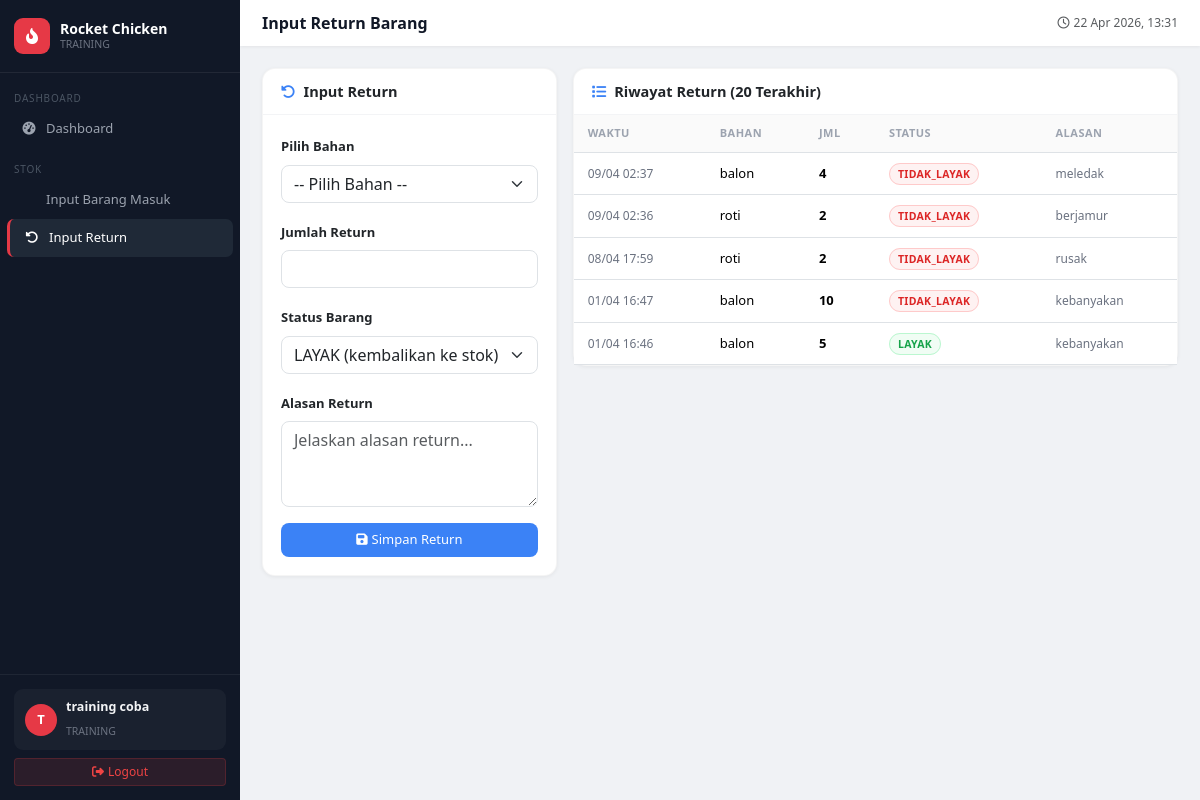
/view/training/return.php (signed in), run on the app's committed database.
### tables this page shows
CREATE TABLE `return_barang` (
  `id_return` int(11) NOT NULL,
  `id_stok` int(11) NOT NULL,
  `id_user` int(11) NOT NULL,
  `jumlah` int(11) NOT NULL,
  `alasan` text DEFAULT NULL,
  `status` enum('LAYAK','TIDAK_LAYAK') NOT NULL,
  `tanggal` timestamp NOT NULL DEFAULT current_timestamp()
);

CREATE TABLE `stok` (
  `id_stok` int(11) NOT NULL,
  `nama_bahan` varchar(100) NOT NULL,
  `jumlah` int(11) NOT NULL,
  `satuan` varchar(20) NOT NULL
);

### view/training/return.php (the view, shortened to what this page needs)
<?php
require_once __DIR__ . '/../../config/database.php';
$returnList = mysqli_query($conn,"SELECT rb.*, s.nama_bahan, u.nama FROM return_barang rb JOIN stok s ON rb.id_stok=s.id_stok JOIN users u ON rb.id_user=u.id_user ORDER BY rb.tanggal DESC LIMIT 20");
include __DIR__ . '/../../includes/layout_start.php';
?>
<div class="row g-3">
<div class="col-lg-4">
  <div class="card-box">
    <div class="c-head"><h5><i class="fa-solid fa-rotate-left me-2" style="color:#3b82f6"></i>Input Return</h5></div>
    <div class="c-body">
      <form method="POST">
        <div class="mb-3">
          <label class="form-label" style="font-size:13px;font-weight:600">Pilih Bahan</label>
          <select name="id_stok" class="form-select" style="border-radius:8px" required>
            <option value="">-- Pilih Bahan --</option>
          </select>
        </div>
        <div class="mb-3">
          <label class="form-label" style="font-size:13px;font-weight:600">Jumlah Return</label>
          <input type="number" name="jumlah" class="form-control" style="border-radius:8px" min="1" required>
        </div>
        <div class="mb-3">
          <label class="form-label" style="font-size:13px;font-weight:600">Status Barang</label>
          <select name="status" class="form-select" style="border-radius:8px">
            <option value="LAYAK">LAYAK (kembalikan ke stok)</option>
          </select>
        </div>
        <div class="mb-3">
          <label class="form-label" style="font-size:13px;font-weight:600">Alasan Return</label>
          <textarea name="alasan" class="form-control" style="border-radius:8px" rows="3" placeholder="Jelaskan alasan return..."></textarea>
        </div>
        <button type="submit" class="btn w-100" style="background:#3b82f6;color:#fff;border-radius:8px;font-size:13px">
          <i class="fa-solid fa-save me-1"></i>Simpan Return
        </button>
      </form>
    </div>
  </div>
</div>
<div class="col-lg-8">
  <div class="card-box">
    <div class="c-head"><h5><i class="fa-solid fa-list me-2" style="color:#3b82f6"></i>Riwayat Return (20 Terakhir)</h5></div>
    <div class="c-body p-0">
      <table class="table table-hover mb-0">
        <thead><tr><th>Waktu</th><th>Bahan</th><th>Jml</th><th>Status</th><th>Alasan</th></tr></thead>
        <tbody>
        <?php while($r=mysqli_fetch_assoc($returnList)):
          $sc=$r['status']==='LAYAK'?'sb-success':'sb-danger';
        ?>
        <tr>
          <td style="font-size:12px;color:#6b7280"><?= date('d/m H:i',strtotime($r['tanggal'])) ?></td>
          <td><?= htmlspecialchars($r['nama_bahan']) ?></td>
          <td style="font-weight:700"><?= number_format($r['jumlah']) ?></td>
          <td><span class="rbadge <?=$sc?>"><?= $r['status'] ?></span></td>
          <td style="font-size:12px;color:#6b7280"><?= htmlspecialchars(substr($r['alasan']??'',0,35)) ?></td>
        </tr>
        <?php endwhile; ?>
        </tbody>
      </table>
    </div>
  </div>
</div>
</div>
<?php include __DIR__ . '/../../includes/layout_end.php'; ?>

### includes/layout_start.php (style rules this page uses)
:root { --sw:240px;--brand:#e63946;--sdk:#c1121f;--sbg:#111827;--shov:#1f2937 }
body { background:#f0f2f5;font-family:'Segoe UI',sans-serif;min-height:100vh }
.card-box { background:#fff;border-radius:13px;box-shadow:0 1px 4px rgba(0,0,0,.06);border:1px solid rgba(0,0,0,.04) }
.card-box .c-head { padding:14px 18px;border-bottom:1px solid #f3f4f6;display:flex;align-items:center;justify-content:space-between }
.card-box .c-head h5 { margin:0;font-size:14.5px;font-weight:700 }
.card-box .c-body { padding:18px }
.table th { font-size:11px;text-transform:uppercase;letter-spacing:.5px;color:#9ca3af;background:#fafafa;padding:10px 14px }
.table td { padding:11px 14px;font-size:13px;vertical-align:middle }
.rbadge { font-size:10.5px;padding:3px 8px;border-radius:20px;font-weight:600;letter-spacing:.3px }
.sb-success { background:#f0fdf4;color:#16a34a;border:1px solid #bbf7d0 }
.sb-danger { background:#fef2f2;color:#dc2626;border:1px solid #fecaca }

### data on the page
return_barang: tanggal "09/04 02:37", id_stok.nama_bahan "balon", jumlah "4", status "TIDAK_LAYAK", alasan "meledak"
return_barang: tanggal "09/04 02:36", id_stok.nama_bahan "roti", jumlah "2", status "TIDAK_LAYAK", alasan "berjamur"
return_barang: tanggal "08/04 17:59", id_stok.nama_bahan "roti", jumlah "2", status "TIDAK_LAYAK", alasan "rusak"
return_barang: tanggal "01/04 16:47", id_stok.nama_bahan "balon", jumlah "10", status "TIDAK_LAYAK", alasan "kebanyakan"
return_barang: tanggal "01/04 16:46", id_stok.nama_bahan "balon", jumlah "5", status "LAYAK", alasan "kebanyakan"

### other printed values
$role "TRAINING"
substr($_SESSION['nama']??'U',0,1) "T"
$_SESSION['nama'] "training coba"
$pageTitle "Input Return Barang"
